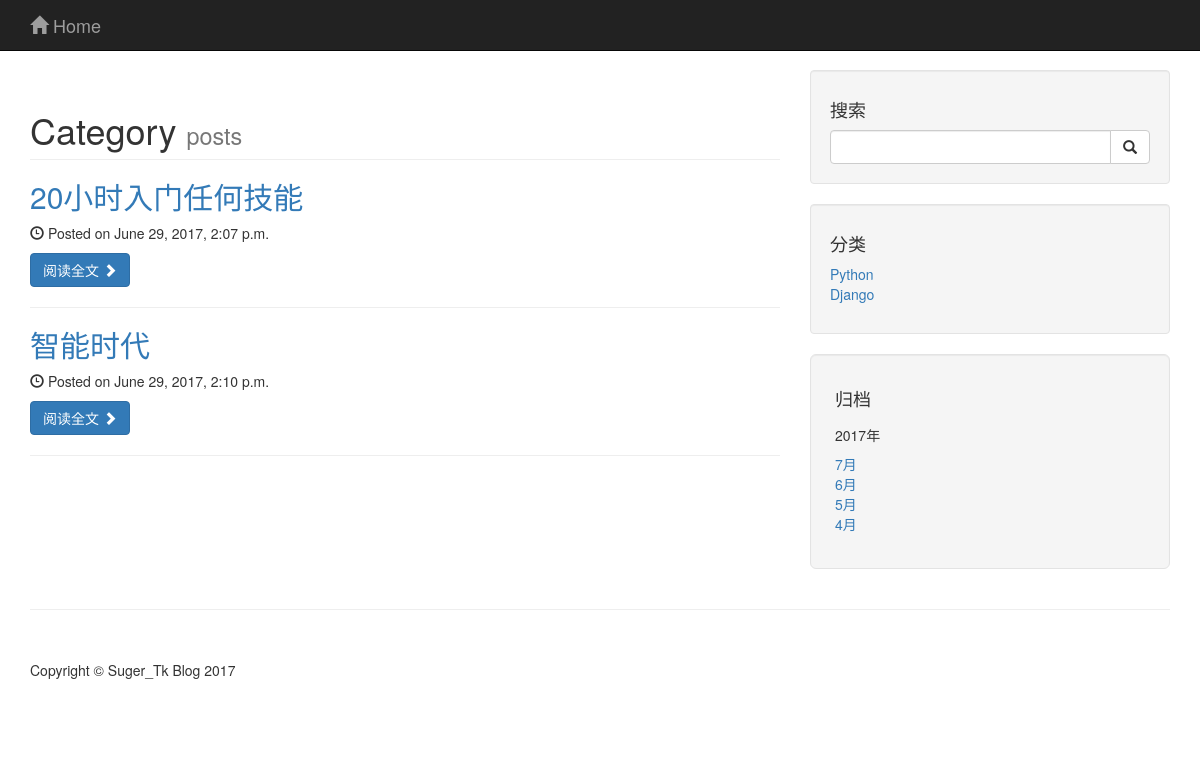
The app's page /blog/category/1/, older data.
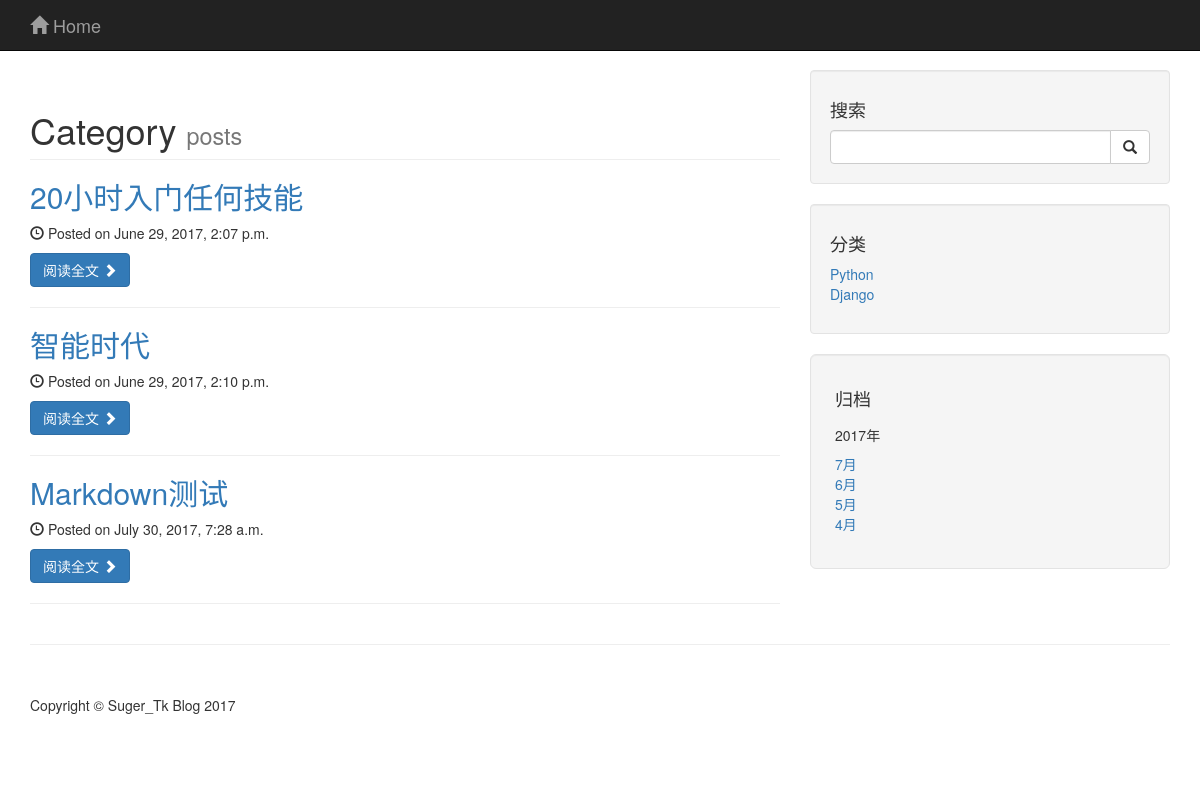
The same page, newer data.
### blog/models.py (models this page shows, shortened)
class Blog(models.Model):
    title = models.CharField('标题', max_length = 32)
    author = models.CharField('作者', max_length = 16)
    content = models.TextField('正文')
    created = models.DateTimeField('发布时间', auto_now_add = True)
    category = models.ForeignKey(Category, verbose_name = '分类')
    tags = models.ManyToManyField(Tag, verbose_name = '标签')

### blog/views.py (the view)
# urls.py: url(r'^category/(?P<category_name>\w+)/$', views.category, name = 'get_category'),
def category(request, category_name):
    posts = Blog.objects.filter(category=category_name)
    return render(request, 'category.html', {'posts': posts})

### templates/category.html (shortened to what this page needs)
{% extends "base.html" %}
{% block content %}
<div class="col-lg-8">
    <h1 class="page-header">
        Category
        <small>posts</small>
    </h1>
    {% for post in posts %}
    <h2>
        <a href="{% url "get_detail" blog_id=post.id %}">{{ post.title }}</a>
    </h2>
    <p><span class="glyphicon glyphicon-time"></span> Posted on {{ post.created }}</p>
    <a class="btn btn-primary" href="{% url "get_detail" blog_id=post.id %}">阅读全文 <span class="glyphicon glyphicon-chevron-right"></span></a>
    <hr>
    {% endfor %}
</div>
{% endblock %}

Row changes from the older to the newer data that the page shows:
added Blog: title "Markdown测试", created "July 30, 2017, 7:28 a.m."
